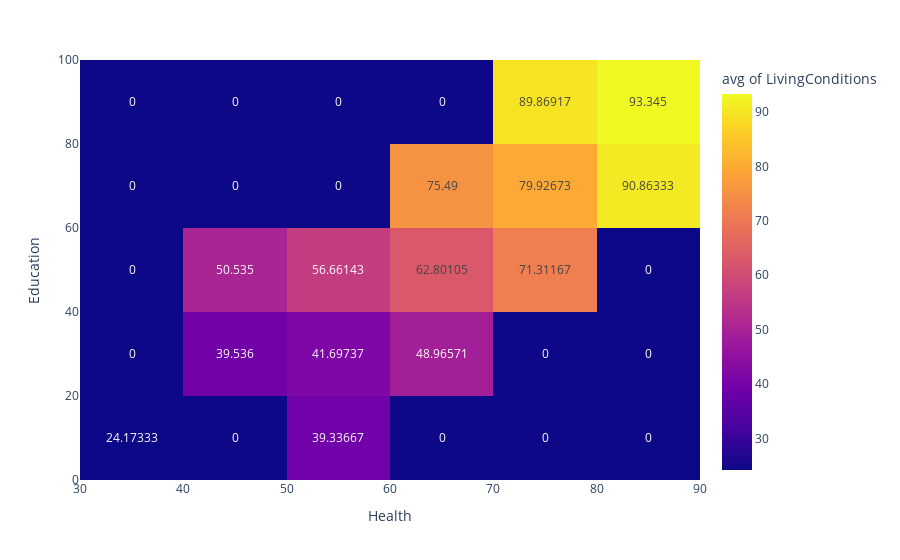

Notebook code cell kept with this figure:
### Markdown cell above
<h2>Далее, посмотрим, как системы образования и здравоохранения влияет на уровень жизни (LivingConditions)<h2>

### Code cell
print(cntr['LivingConditions'].corr(cntr['Health']))
print(cntr['LivingConditions'].corr(cntr['Education']))
fig = px.density_heatmap(cntr, x= 'Health', y='Education', z='LivingConditions', histfunc="avg", text_auto=True)
fig.show()

### Figure 1 — Plotly figure (JSON) as saved in the notebook; plotly's stock layout.template omitted (floating-point values rounded to 4 significant figures; data arrays with more than 128 entries replaced by an {"elided": "..."} marker saying what was removed)
{"data": [{"coloraxis": "coloraxis", "histfunc": "avg", "hovertemplate": "Health=%{x}<br>Education=%{y}<br>avg of LivingConditions=%{z}<extra></extra>", "name": "", "texttemplate": "%{z}", "type": "histogram2d", "x": {"elided": "167 float values"}, "xaxis": "x", "xbingroup": "x", "y": {"elided": "167 float values"}, "yaxis": "y", "ybingroup": "y", "z": {"elided": "167 float values"}}], "layout": {"coloraxis": {"colorbar": {"title": {"text": "avg of LivingConditions"}}, "colorscale": [[0, "#0d0887"], [0.1111, "#46039f"], [0.2222, "#7201a8"], [0.3333, "#9c179e"], [0.4444, "#bd3786"], [0.5556, "#d8576b"], [0.6667, "#ed7953"], [0.7778, "#fb9f3a"], [0.8889, "#fdca26"], [1, "#f0f921"]]}, "legend": {"tracegroupgap": 0}, "margin": {"t": 60}, "xaxis": {"anchor": "y", "domain": [0, 1], "title": {"text": "Health"}}, "yaxis": {"anchor": "x", "domain": [0, 1], "title": {"text": "Education"}}}}
